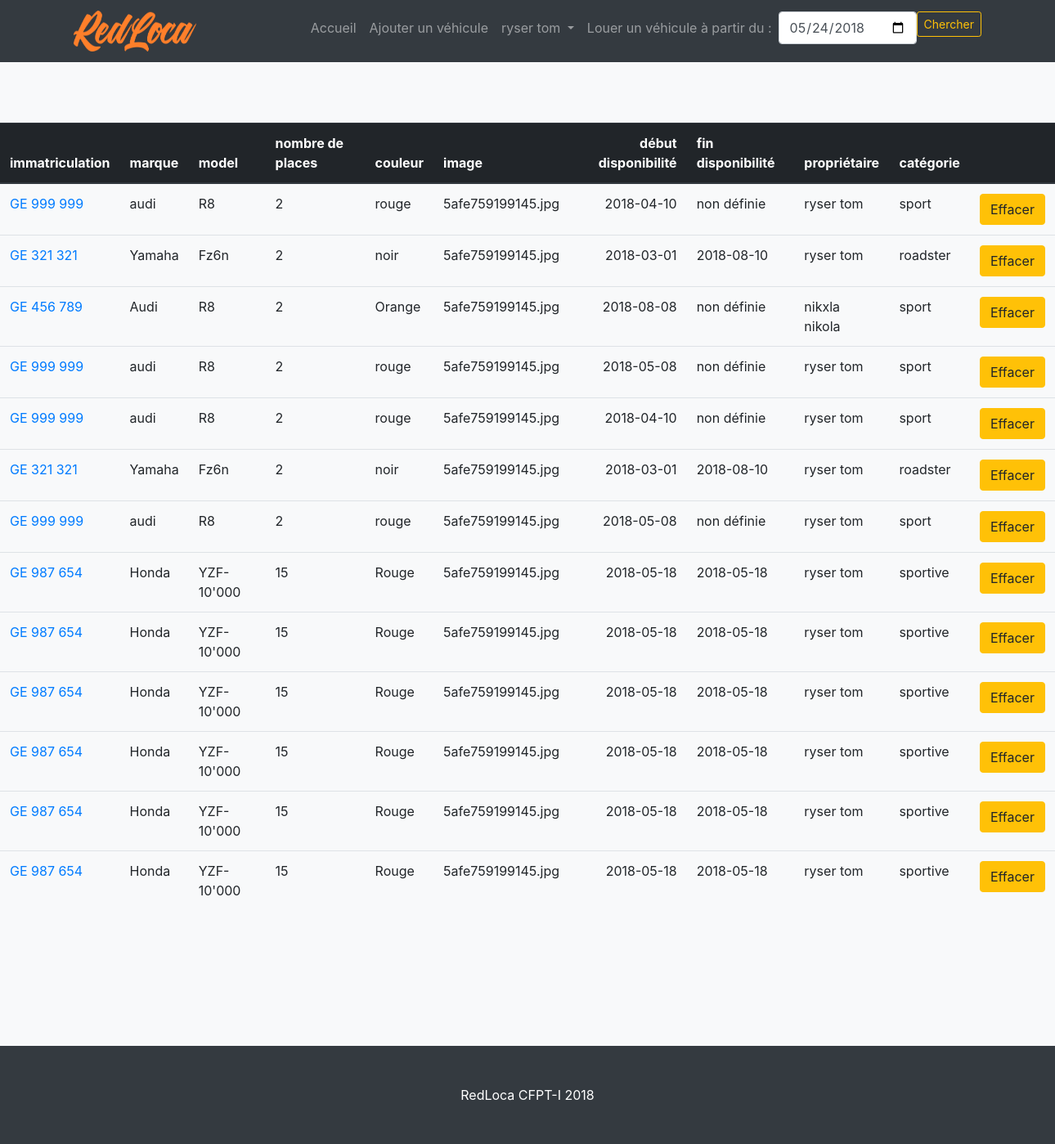
Before: /web/view/adminVehicles.php (signed in) with the older database file.
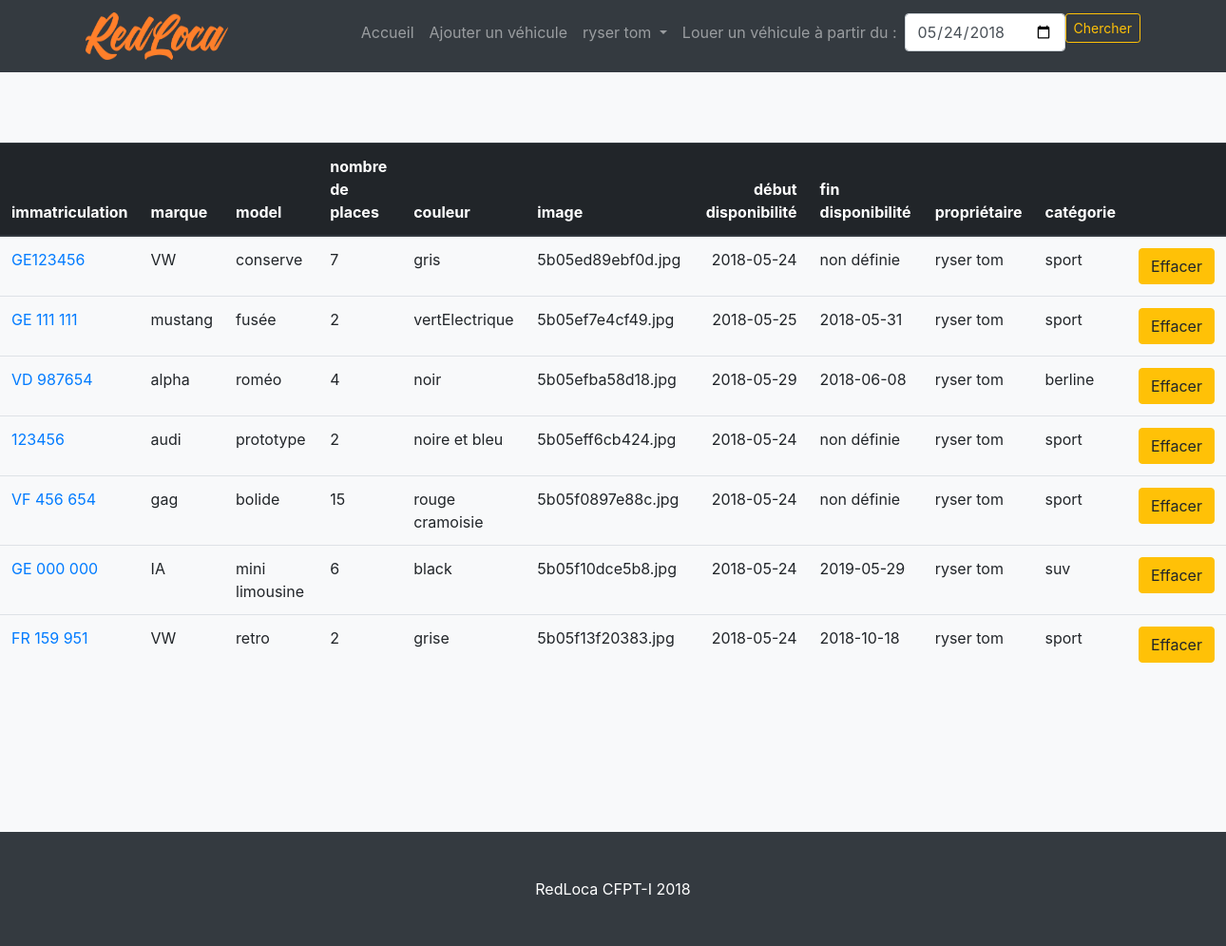
After: the same page with the newer database file.
### tables this page shows
CREATE TABLE IF NOT EXISTS `vehicules` (
  `idVehicule` int(11) NOT NULL AUTO_INCREMENT,
  `immatriculation` varchar(15) NOT NULL,
  `marque` varchar(45) NOT NULL,
  `model` varchar(45) NOT NULL,
  `nbPlace` int(11) NOT NULL,
  `couleur` varchar(45) NOT NULL,
  `image` varchar(45) NOT NULL,
  `dateDebutDisponibilite` date NOT NULL,
  `dateFinDisponibilite` date DEFAULT NULL,
  `utilisateurs_idutilisateur` int(11) NOT NULL,
  `categories_idCategorie` int(11) NOT NULL,
  PRIMARY KEY (`idVehicule`),
  UNIQUE KEY `idVehicule_UNIQUE` (`idVehicule`),
  KEY `fk_vehicules_utilisateurs1_idx` (`utilisateurs_idutilisateur`),
  KEY `fk_vehicules_categories1_idx` (`categories_idCategorie`)
);

CREATE TABLE IF NOT EXISTS `utilisateurs` (
  `idUtilisateur` int(11) NOT NULL AUTO_INCREMENT,
  `nom` varchar(45) NOT NULL,
  `prenom` varchar(45) NOT NULL,
  `dateNaissance` varchar(20) NOT NULL,
  `natel` varchar(12) NOT NULL,
  `email` varchar(45) NOT NULL,
  `mdp` varchar(100) NOT NULL,
  `type` tinyint(4) NOT NULL DEFAULT '0',
  PRIMARY KEY (`idUtilisateur`)
);

CREATE TABLE IF NOT EXISTS `categories` (
  `idCategorie` int(11) NOT NULL AUTO_INCREMENT,
  `nomCategorie` varchar(45) NOT NULL,
  `prixCategorie` varchar(45) NOT NULL,
  `type_categories_idTypeCategorie` int(11) NOT NULL,
  PRIMARY KEY (`idCategorie`),
  KEY `fk_categories_type_categories1_idx1` (`type_categories_idTypeCategorie`)
);

### web/php/fonctionsBD_select.php (called while the page is built, shortened)
<?php
function getAllVehicles(){
    $connexion = getConnexion();
    $request = $connexion->prepare("SELECT idVehicule, immatriculation, marque, model, nbPlace,
    couleur, image, dateDebutDisponibilite, dateFinDisponibilite, utilisateurs.nom, utilisateurs.prenom, categories.nomCategorie
    FROM redloca.vehicules
    INNER JOIN categories ON vehicules.categories_idcategorie = categories.idcategorie
    INNER JOIN utilisateurs ON vehicules.utilisateurs_idutilisateur = utilisateurs.idUtilisateur");
    $request->execute();
    return $request->fetchAll(PDO::FETCH_ASSOC);
}
?>

### web/view/adminVehicles.php (the view, shortened to what this page needs)
<?php
require_once('..\php\fonctionsBD_select.php');
$vehicles = getAllVehicles();
?>
<!DOCTYPE html>
<html lang="fr">
<head>
  <link href="../bootstrap/css/bootstrap.css" rel="stylesheet">
  <link href="../css/style.css" rel="stylesheet">
</head>
<body id="page-top">
<?php
  require_once('nav.php');
?>
    <section id="services" class="bg-light">
        <?php
            echo"
            <table class=\"table\">
            <thead class=\"thead-dark\">
              <tr>
                <th scope=\"col\">immatriculation</th>
                <th scope=\"col\">marque</th>
                <th scope=\"col\">model</th>
                <th scope=\"col\">nombre de places</th>
                <th scope=\"col\">couleur</th>
                <th scope=\"col\">image</th>
                <th scope=\"col\" class=\"right\">début disponibilité</th>
                <th scope=\"col\">fin disponibilité</th>
                <th scope=\"col\">propriétaire</th>
                <th scope=\"col\">catégorie</th>
                <th scope=\"col\"></th>
              </tr>
            </thead>
            <tbody>
              ";
                foreach ($vehicles as &$value) {
                    echo"
                        <tr>
                            <td><a href=\"updateVehicle?vehicleId=".$value['idVehicule']."\">".$value['immatriculation']."<a></td>
                            <td>".$value['marque']."</td>
                            <td>".$value['model']."</td>
                            <td>".$value['nbPlace']."</td>
                            <td>".$value['couleur']."</td>
                            <td>".$value['image']."</td>
                            <td class=\"right\">".$value['dateDebutDisponibilite']."</td>";
                    if ($value['dateFinDisponibilite'] == null) {
                        echo"<td>non définie</td>";
                    }else{
                        echo"<td>".$value['dateFinDisponibilite']."</td>";
                    }
                    echo"
                            <td>".$value['nom']."  ".$value['prenom']."</td>
                            <td>".$value['nomCategorie']."</td>
                            <td><button type=\"button\" class=\"btn btn-warning\" onclick=\"window.location.href='adminVehicles.php?idVehicle=".$value['idVehicule']."&delete=True'\">Effacer</button></td>
                        </tr>";
                }
                echo"
                    </tbody>
                    </table>
                ";
        ?>
    </section>
  <footer class="py-5 bg-dark">
    <div class="container">
    <p class="m-0 text-center text-white">RedLoca CFPT-I 2018</p>
    </div>
  </footer>
</body>
</html>

Changed rows visible on the page:
removed vehicules: immatriculation "GE 999 999", marque "audi", model "R8", nbPlace "2", couleur "rouge", image "5afe759199145.jpg", dateDebutDisponibilite "2018-04-10", shows "non définie", utilisateurs_idutilisateur.nom "ryser", utilisateurs_idutilisateur.prenom "tom", categories_idCategorie.nomCategorie "sport"
removed vehicules: immatriculation "GE 321 321", marque "Yamaha", model "Fz6n", nbPlace "2", couleur "noir", image "5afe759199145.jpg", dateDebutDisponibilite "2018-03-01", dateFinDisponibilite "2018-08-10", utilisateurs_idutilisateur.nom "ryser", utilisateurs_idutilisateur.prenom "tom", categories_idCategorie.nomCategorie "roadster"
removed vehicules: immatriculation "GE 456 789", marque "Audi", model "R8", nbPlace "2", couleur "Orange", image "5afe759199145.jpg", dateDebutDisponibilite "2018-08-08", shows "non définie", utilisateurs_idutilisateur.nom "nikxla", utilisateurs_idutilisateur.prenom "nikola", categories_idCategorie.nomCategorie "sport"
removed vehicules: immatriculation "GE 999 999", marque "audi", model "R8", nbPlace "2", couleur "rouge", image "5afe759199145.jpg", dateDebutDisponibilite "2018-05-08", shows "non définie", utilisateurs_idutilisateur.nom "ryser", utilisateurs_idutilisateur.prenom "tom", categories_idCategorie.nomCategorie "sport"
removed vehicules: immatriculation "GE 999 999", marque "audi", model "R8", nbPlace "2", couleur "rouge", image "5afe759199145.jpg", dateDebutDisponibilite "2018-04-10", shows "non définie", utilisateurs_idutilisateur.nom "ryser", utilisateurs_idutilisateur.prenom "tom", categories_idCategorie.nomCategorie "sport"
removed vehicules: immatriculation "GE 321 321", marque "Yamaha", model "Fz6n", nbPlace "2", couleur "noir", image "5afe759199145.jpg", dateDebutDisponibilite "2018-03-01", dateFinDisponibilite "2018-08-10", utilisateurs_idutilisateur.nom "ryser", utilisateurs_idutilisateur.prenom "tom", categories_idCategorie.nomCategorie "roadster"
removed vehicules: immatriculation "GE 999 999", marque "audi", model "R8", nbPlace "2", couleur "rouge", image "5afe759199145.jpg", dateDebutDisponibilite "2018-05-08", shows "non définie", utilisateurs_idutilisateur.nom "ryser", utilisateurs_idutilisateur.prenom "tom", categories_idCategorie.nomCategorie "sport"
removed vehicules: immatriculation "GE 987 654", marque "Honda", model "YZF-10'000", nbPlace "15", couleur "Rouge", image "5afe759199145.jpg", dateDebutDisponibilite "2018-05-18", dateFinDisponibilite "2018-05-18", utilisateurs_idutilisateur.nom "ryser", utilisateurs_idutilisateur.prenom "tom", categories_idCategorie.nomCategorie "sportive"
removed vehicules: immatriculation "GE 987 654", marque "Honda", model "YZF-10'000", nbPlace "15", couleur "Rouge", image "5afe759199145.jpg", dateDebutDisponibilite "2018-05-18", dateFinDisponibilite "2018-05-18", utilisateurs_idutilisateur.nom "ryser", utilisateurs_idutilisateur.prenom "tom", categories_idCategorie.nomCategorie "sportive"
removed vehicules: immatriculation "GE 987 654", marque "Honda", model "YZF-10'000", nbPlace "15", couleur "Rouge", image "5afe759199145.jpg", dateDebutDisponibilite "2018-05-18", dateFinDisponibilite "2018-05-18", utilisateurs_idutilisateur.nom "ryser", utilisateurs_idutilisateur.prenom "tom", categories_idCategorie.nomCategorie "sportive"
removed vehicules: immatriculation "GE 987 654", marque "Honda", model "YZF-10'000", nbPlace "15", couleur "Rouge", image "5afe759199145.jpg", dateDebutDisponibilite "2018-05-18", dateFinDisponibilite "2018-05-18", utilisateurs_idutilisateur.nom "ryser", utilisateurs_idutilisateur.prenom "tom", categories_idCategorie.nomCategorie "sportive"
removed vehicules: immatriculation "GE 987 654", marque "Honda", model "YZF-10'000", nbPlace "15", couleur "Rouge", image "5afe759199145.jpg", dateDebutDisponibilite "2018-05-18", dateFinDisponibilite "2018-05-18", utilisateurs_idutilisateur.nom "ryser", utilisateurs_idutilisateur.prenom "tom", categories_idCategorie.nomCategorie "sportive"
removed vehicules: immatriculation "GE 987 654", marque "Honda", model "YZF-10'000", nbPlace "15", couleur "Rouge", image "5afe759199145.jpg", dateDebutDisponibilite "2018-05-18", dateFinDisponibilite "2018-05-18", utilisateurs_idutilisateur.nom "ryser", utilisateurs_idutilisateur.prenom "tom", categories_idCategorie.nomCategorie "sportive"
added vehicules: immatriculation "GE123456", marque "VW", model "conserve", nbPlace "7", couleur "gris", image "5b05ed89ebf0d.jpg", dateDebutDisponibilite "2018-05-24", shows "non définie", utilisateurs_idutilisateur.nom "ryser", utilisateurs_idutilisateur.prenom "tom", categories_idCategorie.nomCategorie "sport"
added vehicules: immatriculation "GE 111 111", marque "mustang", model "fusée", nbPlace "2", couleur "vertElectrique", image "5b05ef7e4cf49.jpg", dateDebutDisponibilite "2018-05-25", dateFinDisponibilite "2018-05-31", utilisateurs_idutilisateur.nom "ryser", utilisateurs_idutilisateur.prenom "tom", categories_idCategorie.nomCategorie "sport"
added vehicules: immatriculation "VD 987654", marque "alpha", model "roméo", nbPlace "4", couleur "noir", image "5b05efba58d18.jpg", dateDebutDisponibilite "2018-05-29", dateFinDisponibilite "2018-06-08", utilisateurs_idutilisateur.nom "ryser", utilisateurs_idutilisateur.prenom "tom", categories_idCategorie.nomCategorie "berline"
added vehicules: immatriculation "123456", marque "audi", model "prototype", nbPlace "2", couleur "noire et bleu", image "5b05eff6cb424.jpg", dateDebutDisponibilite "2018-05-24", shows "non définie", utilisateurs_idutilisateur.nom "ryser", utilisateurs_idutilisateur.prenom "tom", categories_idCategorie.nomCategorie "sport"
added vehicules: immatriculation "VF 456 654", marque "gag", model "bolide", nbPlace "15", couleur "rouge cramoisie", image "5b05f0897e88c.jpg", dateDebutDisponibilite "2018-05-24", shows "non définie", utilisateurs_idutilisateur.nom "ryser", utilisateurs_idutilisateur.prenom "tom", categories_idCategorie.nomCategorie "sport"
added vehicules: immatriculation "GE 000 000", marque "IA", model "mini limousine", nbPlace "6", couleur "black", image "5b05f10dce5b8.jpg", dateDebutDisponibilite "2018-05-24", dateFinDisponibilite "2019-05-29", utilisateurs_idutilisateur.nom "ryser", utilisateurs_idutilisateur.prenom "tom", categories_idCategorie.nomCategorie "suv"
added vehicules: immatriculation "FR 159 951", marque "VW", model "retro", nbPlace "2", couleur "grise", image "5b05f13f20383.jpg", dateDebutDisponibilite "2018-05-24", dateFinDisponibilite "2018-10-18", utilisateurs_idutilisateur.nom "ryser", utilisateurs_idutilisateur.prenom "tom", categories_idCategorie.nomCategorie "sport"
